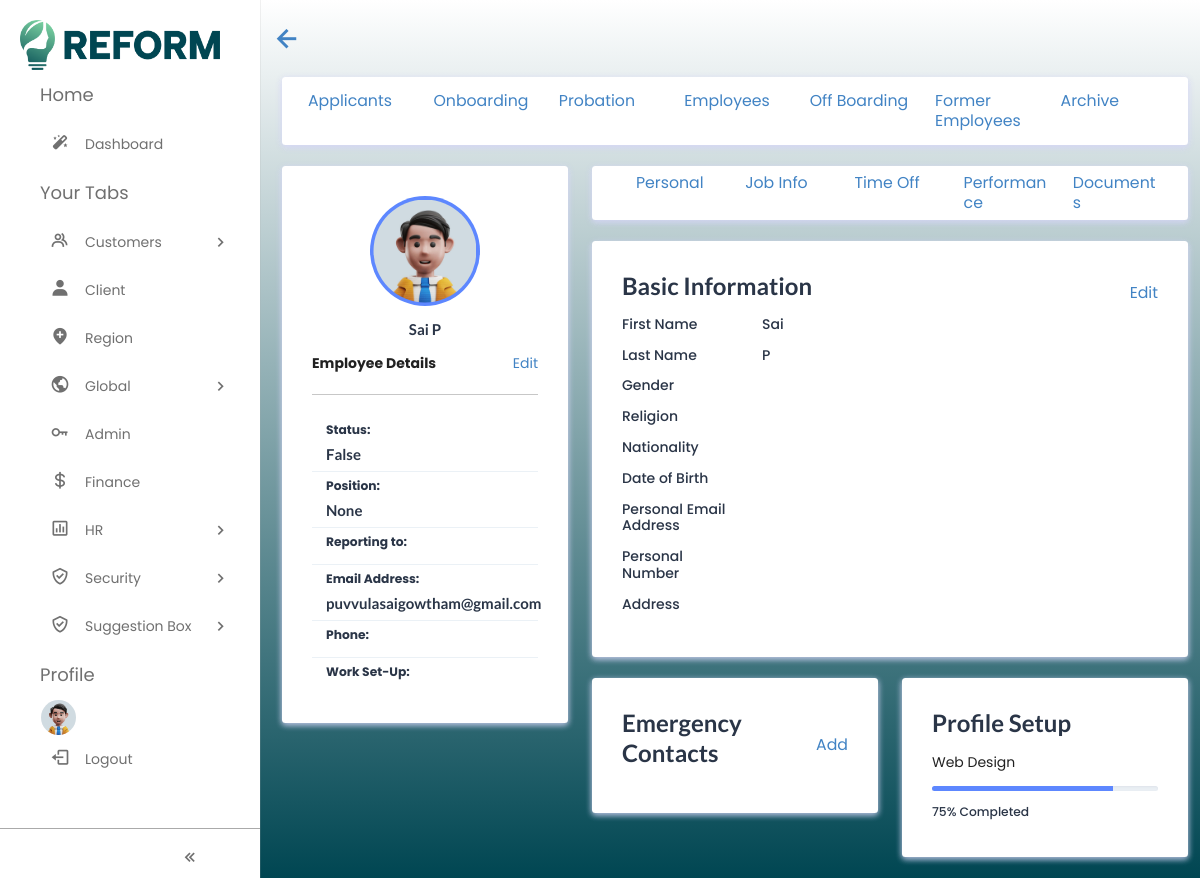
The app's page /emp_profile/4 (signed in) with its own data.
### user/models.py (models this page shows)
class User(AbstractUser):
    username = None
    username = models.CharField(max_length=100, unique=True)
    email = models.EmailField(_('email address'), unique=True)
    role = models.CharField(max_length=100, blank=True, null=True)
    department = models.CharField(max_length=100, blank=True, null=True)
    satatus = models.BooleanField(default=True)
    dob = models.DateField(blank=True, null=True)
    start_date = models.DateField(default=datetime.date.today)
    USERNAME_FIELD = 'email'
    REQUIRED_FIELDS = ['username']
    dashboard = models.BooleanField(default=False)
    mcustomer = models.BooleanField(default=False)
    client = models.BooleanField(default=False)
    archive = models.BooleanField(default=False)
    council = models.BooleanField(default=False)
    admin = models.BooleanField(default=False)
    stage = models.BooleanField(default=False)
    globals = models.BooleanField(default=False)
    finance = models.BooleanField(default=False)
    hr = models.BooleanField(default=False)
    security = models.BooleanField(default=False)
    is_employee = models.BooleanField(default=False)
    is_archive = models.BooleanField(default=False)
    last_login = models.DateTimeField(blank=True, null=True)
    status = models.BooleanField(default=False)
    approved = models.CharField(max_length=100, blank=True, null=True)
    customer = models.BooleanField(default=False)
    product = models.BooleanField(default=False)
    funding_route = models.BooleanField(default=False)
    CJ = models.BooleanField(default=False)
    QA = models.BooleanField(default=False)
    h_dashboard = models.BooleanField(default=False)
    h_employee = models.BooleanField(default=False)
    h_application = models.BooleanField(default=False)
    h_onboarding = models.BooleanField(default=False)
    h_timesheet = models.BooleanField(default=False)
    h_emp_action = models.BooleanField(default=False)
    h_emp_notify = models.BooleanField(default=False)
    h_offboarding = models.BooleanField(default=False)
    h_org_chart = models.BooleanField(default=False)
    knowledge_base = models.BooleanField(default=False)
    s_employee = models.BooleanField(default=False)
    s_role = models.BooleanField(default=False)
    s_client = models.BooleanField(default=False)
    is_client = models.BooleanField(default=False)
    suggestions = models.BooleanField(default=False)
    suggestion = models.BooleanField(default=False)
    new_suggestion = models.BooleanField(default=False)
    objects = UserManager()

### hr_app/views.py (the view)
# urls.py: path("emp_profile/<int:emp_id>", views.emp_profile, name="emp_profile"),
@login_required
def emp_profile(request, emp_id):
    emp = User.objects.get(pk=emp_id)
    return render(request, "home/profile.html", {'emp':emp})

### hr_app/templates/home/profile.html (shortened to what this page needs)
{% extends "base.html" %}
{% load static %}
{% load custom %}
{% block css %}
    <link rel="stylesheet" href="{% static 'css/emp_profile.css' %}">
{% endblock %}
{% block content %}
    <div class="container-fluid" style="max-width:1500px">
		<div class="main-body">
			<div class="row">
                <div class="col-lg-12 d-flex align-items-stretch w-100">
                    <div class="card w-100 p-0">
                        <div class="card-body row m-0 p-3 ">
                            <a href="#" class="col fs-5">Applicants</a>
                            <a href="#" class="col fs-5">Onboarding</a>
                            <a href="#" class="col fs-5">Probation</a>
                            <a href="{% url 'hr_app:employee' %}" class="col fs-5">Employees</a>
                            <a href="{% url 'hr_app:off_boarding' %}" class="col fs-5">Off Boarding</a>
                            <a href="#" class="col fs-5">Former Employees</a>
                            <a href="#" class="col fs-5">Archive</a>
                        </div>
                    </div>
                </div>
				<div class="col-lg-4">
					<div class="card">
						<div class="card-body">
							<div class="d-flex flex-column align-items-center text-center">
								<img src="
									{% if emp.employee_user.employee_image %}
                					  {{ emp.employee_user.employee_image.url }}
                					{% else %}
                					  {% static 'images/profile/user-1.jpg' %}
                					{% endif %}
								" alt="Admin" class="rounded-circle p-1 bg-primary" width="110">
								<div class="mt-3">
									<h4>{{ emp.first_name }} {{ emp.last_name }}</h4>
								</div>
							</div>
                            <div class="my-3 d-flex justify-content-between">
                                <b>Employee Details</b>
                                <a href="{% url 'hr_app:edit_employee' emp.id %}">Edit</a>
                            </div>
							<hr class="my-4">
							<ul class="list-group list-group-flush">
								<li class="list-group-item d-flex flex-column justify-content-end align-items-start flex-wrap">
									<h6 class="mb-0"><b>Status:</b></h6>
									<h4 class="mt-2"> {{emp.status}} </h4>
								</li>
								<li class="list-group-item d-flex flex-column justify-content-end align-items-start flex-wrap">
									<h6 class="mb-0"><b>Position:</b></h6>
									<h4 class="mt-2"> {{ emp.role }} </h4>
								</li>
								<li class="list-group-item d-flex flex-column justify-content-end align-items-start flex-wrap">
									<h6 class="mb-0"><b>Reporting to:</b></h6>
								</li>
								<li class="list-group-item d-flex flex-column justify-content-end align-items-start flex-wrap">
									<h6 class="mb-0"><b>Email Address:</b></h6>
									<h4 class="mt-2"> {{ emp.email }} </h4>
								</li>
								<li class="list-group-item d-flex flex-column justify-content-end align-items-start flex-wrap">
									<h6 class="mb-0"><b>Phone:</b></h6>
								</li>
								<li class="list-group-item d-flex flex-column justify-content-end align-items-start flex-wrap">
									<h6 class="mb-0"><b>Work Set-Up:</b></h6>
								</li>
							</ul>
						</div>
					</div>
				</div>
				<div class="col-lg-8">
					<div class="card">
						<div class="card-body row py-2">
                            <a href="{% url 'hr_app:emp_profile' emp.id %}" class="col ms-3 fs-5">Personal</a>
                            <a href="{% url 'hr_app:job_info' emp.id %}" class="col fs-5">Job Info</a>
                            <a href="{% url 'hr_app:time_off' emp.id %}" class="col fs-5">Time Off</a>
                            <a href="{% url 'hr_app:courses' emp.id %}" class="col fs-5">Performance</a>
                            <a href="#" class="col fs-5">Documents</a>
						</div>
					</div>
					<div class="card">
						<div class="card-body">
                            <div class=" d-flex justify-content-between align-items-center">
                                <h2>Basic Information</h2>
                                <a href="{% url 'hr_app:edit_basic_information' emp.id %}" class="mt-0 fs-5">Edit</a>
                            </div>
							<div class="row mb-3">
								<div class="col-sm-3">
									<h6 class="fs-4 mb-0">First Name</h6>
								</div>
								<div class="col-sm-9 text-secondary">
                                    <h6 class="fs-4 mb-0"> {{ emp.first_name }} </h6>
								</div>
							</div>
							<div class="row mb-3">
								<div class="col-sm-3">
									<h6 class="fs-4 mb-0">Last Name</h6>
								</div>
								<div class="col-sm-9 text-secondary">
                                    <h6 class="fs-4 mb-0"> {{ emp.last_name }} </h6>
								</div>
							</div>
							<div class="row mb-3">
								<div class="col-sm-3">
									<h6 class="fs-4 mb-0">Gender</h6>
								</div>
								<div class="col-sm-9 text-secondary">
								</div>
							</div>
							<div class="row mb-3">
								<div class="col-sm-3">
									<h6 class="fs-4 mb-0">Religion</h6>
								</div>
								<div class="col-sm-9 text-secondary">
								</div>
							</div>
							<div class="row mb-3">
								<div class="col-sm-3">
									<h6 class="fs-4 mb-0">Nationality</h6>
								</div>
								<div class="col-sm-9 text-secondary">
								</div>
							</div>
							<div class="row mb-3">
								<div class="col-sm-3">
									<h6 class="fs-4 mb-0">Date of Birth</h6>
								</div>
								<div class="col-sm-9 text-secondary">
								</div>
							</div>
							<div class="row mb-3">
								<div class="col-sm-3">
									<h6 class="fs-4 mb-0">Personal Email Address</h6>
								</div>
								<div class="col-sm-9 text-secondary">
								</div>
							</div>
							<div class="row mb-3">
								<div class="col-sm-3">
									<h6 class="fs-4 mb-0">Personal Number</h6>
								</div>
								<div class="col-sm-9 text-secondary">
								</div>
							</div>
							<div class="row mb-3">
								<div class="col-sm-3">
									<h6 class="fs-4 mb-0">Address</h6>
								</div>
								<div class="col-sm-9 text-secondary">
								</div>
							</div>
						</div>
					</div>
					<div class="row">
						<div class="col-6">
							<div class="card">
								<div class="card-body">
                                    <div class=" d-flex justify-content-between align-items-center">
                                        <h2>Emergency Contacts</h2>
                                        <a href="{% url 'hr_app:add_emergency_contact' emp.id %}" class="mt-0 fs-5">Add</a>
                                    </div>
								</div>
							</div>
						</div>
						<div class="col-6">
							<div class="card">
								<div class="card-body">
                                    <div class=" d-flex justify-content-between align-items-center">
                                        <h2>Profile Setup</h2>
                                    </div>
									<p>Web Design</p>
									<div class="progress mb-3" style="height: 5px">
                                        <div class="progress-bar bg-primary" role="progressbar" style="width: 80%" aria-valuenow="80" aria-valuemin="0" aria-valuemax="100"></div>
									</div>
                                    <h6>75% Completed</h6>
								</div>
							</div>
						</div>
					</div>
				</div>
			</div>
		</div>
	</div>
{% endblock %}

### static/css/comboTreeStyle.css (style rules this page uses)
:root { --ct-bg: #fff; --ct-border-color: #e1e1e1; --ct-border-radius: 0.5rem; --ct-tree-hover: #efefef; --ct-selection: #418eff; --ct-padding: 0.5rem; }

### static/css/nav.css (style rules this page uses)
* { margin: 0; padding: 0; box-sizing: border-box; font-family: "Poppins", sans-serif; }
:root { --white-color: #fff; --blue-color: #4070f4; --grey-color: #707070; --grey-color-light: #aaa; }
body { transition: all 0.5s ease; }

### static/css/emp_profile.css (style rules this page uses)
.card { position: relative; display: flex; flex-direction: column; min-width: 0; word-wrap: break-word; background-color: #fff; background-clip: border-box; border: 0 solid transparent; border-radius: .25rem; margin-bottom: 1.5rem; box-shadow: 0 2px 6px 0 rgb(218 218 253 / 65%), 0 2px 6px 0 rgb(206 206 238 / 54%); }

### templates/base.html (style rules this page uses)
body { background-image: linear-gradient(#fff, #004652); background-attachment: fixed; margin: 0; }

### records on screen
User: first_name "Sai", last_name "P", status "False", role "None", email "puvvulasaigowtham@gmail.com"
